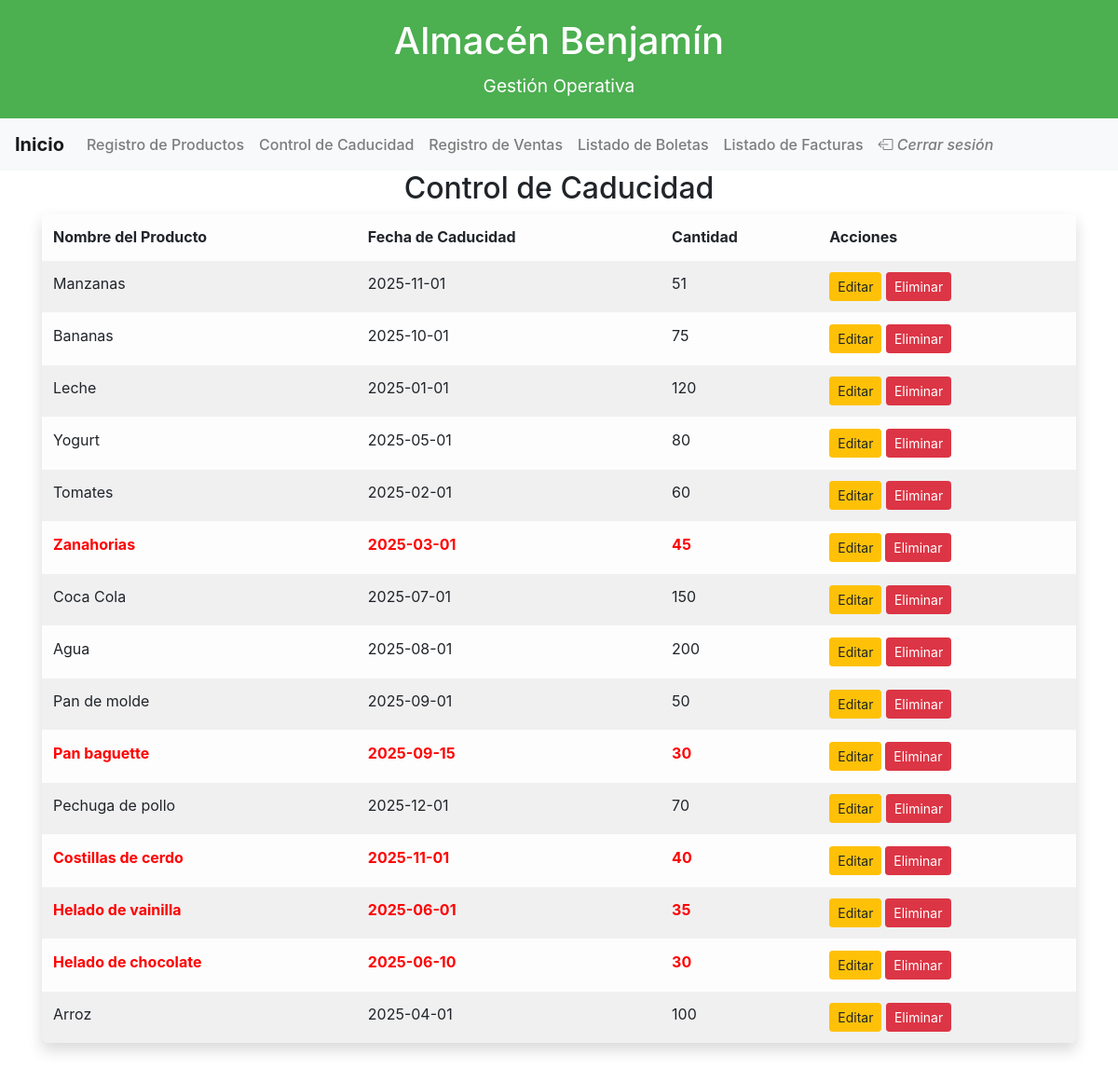
Screenshot of /control_caducidad.php with the database file from the repository.
### tables this page shows
CREATE TABLE IF NOT EXISTS `producto` (
  `id` int NOT NULL AUTO_INCREMENT,
  `nombre` varchar(150) NOT NULL,
  `categoria_id` int NOT NULL,
  `precio` int NOT NULL,
  `fechaCaducidad` date NOT NULL,
  `stock` int NOT NULL,
  PRIMARY KEY (`id`),
  KEY `fk_producto_categoria` (`categoria_id`)
);

### control_caducidad.php (the view, shortened to what this page needs)
<?php
include('conexion.php');
include('header.php');
$sql = "SELECT * FROM producto WHERE fechaCaducidad > NOW()";
$result = mysqli_query($conexion, $sql);
function alertaStockBajo($cantidad) {
    return $cantidad < 50;
}
?>
<div class="container">
    <h2 class="text-center">Control de Caducidad</h2>
    <table class="table table-light table-striped table-hover shadow p-3 mb-5 bg-body-tertiary rounded">
        <thead>
            <tr>
                <th>Nombre del Producto</th>
                <th>Fecha de Caducidad</th>
                <th>Cantidad</th>
                <th>Acciones</th>
            </tr>
        </thead>
        <tbody>
            <?php
            if (mysqli_num_rows($result) > 0) {
                while ($fila = mysqli_fetch_assoc($result)) {
                    $nombre = htmlspecialchars($fila['nombre']);
                    $fechaCaducidad = htmlspecialchars($fila['fechaCaducidad']);
                    $stock = htmlspecialchars($fila['stock']);
                    $id = $fila['id'];
                    $alerta = alertaStockBajo($stock) ? "style='color: red; font-weight: bold;'" : "";
                    echo "<tr $alerta>";
                    echo "<td>$nombre</td>";
                    echo "<td>$fechaCaducidad</td>";
                    echo "<td>$stock</td>";
                    echo "<td>
                        <button class='btn btn-warning btn-sm' data-toggle='modal' data-target='#editarModal$id'>Editar</button>
                        <form action='' method='post' style='display:inline;'>
                            <input type='hidden' name='id' value='$id'>
                            <button type='submit' name='eliminar' class='btn btn-danger btn-sm'>Eliminar</button>
                        </form>
                    </td>";
                    echo "</tr>";
                    ?>
                    <?php
                }
            } else {
                echo "<tr><td colspan='4' class='text-center'>No hay productos caducados.</td></tr>";
            }
            ?>
        </tbody>
    </table>
</div>
</body>
</html>

### header.php (shortened to what this page needs)
<!DOCTYPE html>
<html lang="es">
<head>
    <link rel="stylesheet" href="https://cdn.jsdelivr.net/npm/bootstrap-icons@1.11.3/font/bootstrap-icons.min.css">
    <link href="https://stackpath.bootstrapcdn.com/bootstrap/4.5.2/css/bootstrap.min.css" rel="stylesheet">
    <link rel="stylesheet" href="css/menu.css">
</head>
<body>
    <header class="text-center">
        <h1>Almacén Benjamín</h1>
        <p>Gestión Operativa</p>
    </header>
    <nav class="navbar navbar-expand-lg navbar-light bg-light">
        <a class="navbar-brand" href="index.php">Inicio</a>
        <div class="collapse navbar-collapse" id="navbarNav">
            <ul class="navbar-nav">
                <li class="nav-item">
                    <a class="nav-link" href="registro_productos.php">Registro de Productos</a>
                </li>
                <li class="nav-item">
                    <a class="nav-link" href="control_caducidad.php">Control de Caducidad</a>
                </li>
                <li class="nav-item">
                    <a class="nav-link" href="registro_ventas.php">Registro de Ventas</a>
                </li>
                <li class="nav-item">
                    <a class="nav-link" href="listado_boletas.php">Listado de Boletas</a>
                </li>
                <li>
                    <a class="nav-link" href="listado_facturas.php">Listado de Facturas</a>
                </li>
                <li class="nav-item">
                    <a class="nav-link" href="cerrar_sesion.php"><i class="bi bi-box-arrow-left"> Cerrar sesión</i></a>
                </li>
            </ul>
        </div>
    </nav>
    <body>
    </body>

### css/menu.css (style rules this page uses)
body { background-image: url("https://img.freepik.com/free-vector/white-elegant-texture-wallpaper_23-2148417584.jpg"); }
header { background-color: #4CAF50; color: white; padding: 20px 0; box-shadow: 0 2px 5px rgba(0, 0, 0, 0.1); }
header h1 { font-size: 2.5rem; margin-bottom: 10px; }
header p { font-size: 1.2rem; margin-bottom: 0; }
.navbar-nav .nav-link { color: #4CAF50; font-weight: 500; }
.navbar-brand { font-weight: bold; }

### header.php (style rules this page uses)
body { background-image: url("https://img.freepik.com/premium-vector/white-pattern-background_393744-193.jpg?w=360"); }

### rows the page displays
producto: nombre "Manzanas", fechaCaducidad "2025-11-01", stock "51"
producto: nombre "Bananas", fechaCaducidad "2025-10-01", stock "75"
producto: nombre "Leche", fechaCaducidad "2025-01-01", stock "120"
producto: nombre "Yogurt", fechaCaducidad "2025-05-01", stock "80"
producto: nombre "Tomates", fechaCaducidad "2025-02-01", stock "60"
producto: nombre "Zanahorias", fechaCaducidad "2025-03-01", stock "45"
producto: nombre "Coca Cola", fechaCaducidad "2025-07-01", stock "150"
producto: nombre "Agua", fechaCaducidad "2025-08-01", stock "200"
producto: nombre "Pan de molde", fechaCaducidad "2025-09-01", stock "50"
producto: nombre "Pan baguette", fechaCaducidad "2025-09-15", stock "30"
producto: nombre "Pechuga de pollo", fechaCaducidad "2025-12-01", stock "70"
producto: nombre "Costillas de cerdo", fechaCaducidad "2025-11-01", stock "40"
producto: nombre "Helado de vainilla", fechaCaducidad "2025-06-01", stock "35"
producto: nombre "Helado de chocolate", fechaCaducidad "2025-06-10", stock "30"
producto: nombre "Arroz", fechaCaducidad "2025-04-01", stock "100"
